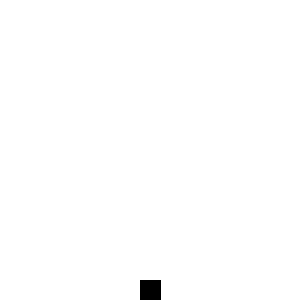
Frame 1 (no input)
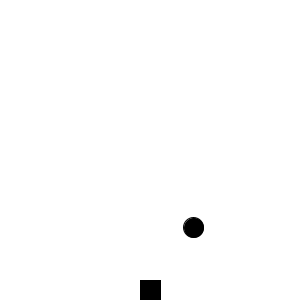
Frame 60 (the mouse pressed at the canvas centre just before this capture)
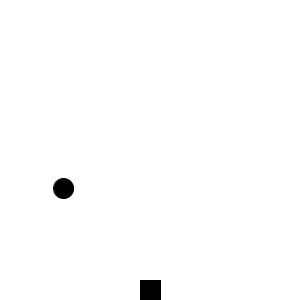
Frame 120 (the mouse held since frame 60 and released just before this capture)

The Processing sketch that drew these frames (run headless with seeded random() and noise(); from frame 60 on, the mouse is pressed at the canvas centre):

// Processing sketch: processing_116769
// ── processing_116769.pde

int x = 140;
  int speed = 1;
float xx = -1;
float yy= -20;
float ss = -1;
float ff = 100;
int gg = 0;
int hh = 0;
int jj = 0;


void setup()
{
size(300,300);

}

void draw()
{
 

  background(255,255,255);
  fill(0,0,0);
  
  //rub skyb bevegelse
  if(keyPressed)
  {
  if(keyCode == LEFT)
  {
  x= x - speed;
  println("l");
  }
  
  if(keyCode == RIGHT)
  {
  x= x + speed;
  println("r");
  }
  
  }
  rect(x,280,20,20);
  
  //meteorer
  if(xx == -1)
  {
  xx = random(300);
  }
  if(ss == -1);
  {
  ss = random(10);
  }
  if(yy >= 320)
  {
  xx=-1;
  yy=-20;
  }
  yy=yy+ss;
  
  //calcolade la distanza
  
  
  ff =abs( sqrt((xx-x)*(xx-x)+(yy-280)*(yy-280)));
  
  if(ff <=15)
  {
  
  gg = 1;
  noLoop();
  println("game over");
  for(hh=0;hh==120;hh += 1);
  {
  jj = jj + 1;
  fill(255,0,0);
  ellipse(x,280,jj,jj);
  }
  }
    
  ellipse(xx,yy,20,20);
  
  
 }
 
 void mouseReleased() {
  loop();
}
